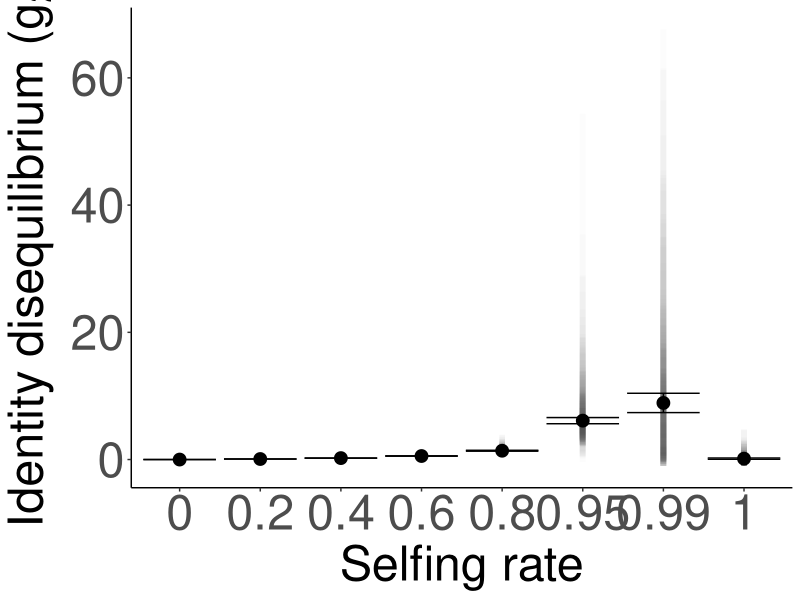

The R source for this figure:
#!/usr/bin/env Rscript

library(tidyverse)

ID_df_selfing <- read.csv("Data_ID_selfing.csv")
ID_df_selfing$Rep <- as.factor(ID_df_selfing$Rep)
ID_df_selfing$Rate <- as.factor(ID_df_selfing$Rate)

replicate_number = length(unique(ID_df_selfing$Rep))

ID_df_selfing_sum <- ID_df_selfing %>%
	group_by(Rate) %>%
	summarise(Expected_g2=mean(g2), sd_g2=sd(g2))


print(replicate_number)


print(str(ID_df_selfing))

g2_plot <- ggplot() + 
	geom_linerange(data = ID_df_selfing, aes(x=Rate, ymin=CI_lower, ymax=CI_upper), size = 2, alpha = 0.01) +
	geom_point(data = ID_df_selfing_sum, aes(x=Rate, y=Expected_g2), size = 4) + 
	geom_errorbar(data = ID_df_selfing_sum, aes(x=Rate, ymin=Expected_g2-1.96*sd_g2/sqrt(replicate_number), ymax=Expected_g2+1.96*sd_g2/sqrt(replicate_number))) +
    scale_color_brewer(palette = "RdBu") + 
	labs(x="Selfing rate",y=expression(paste("Identity disequilibrium (",g[2],")"))) +  
	theme(panel.grid.major=element_blank(),
    	      panel.grid.minor=element_blank(),
    	      panel.background=element_blank(),
    	      axis.line = element_line(color="black"),
    	      
    	      plot.title=element_text(size=40, hjust=0.5, face="bold"),
	      plot.caption=element_text(size=20, hjust=0.5),
	      axis.title.y=element_text(size=35),
	      axis.title.x=element_text(size=35),
	      
	      axis.text.x=element_text(size=35),
	      axis.text.y=element_text(size=35),
	      
	      legend.position="none")
	     

ggsave(filename = "Plot_ID_g2_selfing.png",
	plot = g2_plot,
	dpi = 600,
	width=12,
	height=12)

print(warnings())
